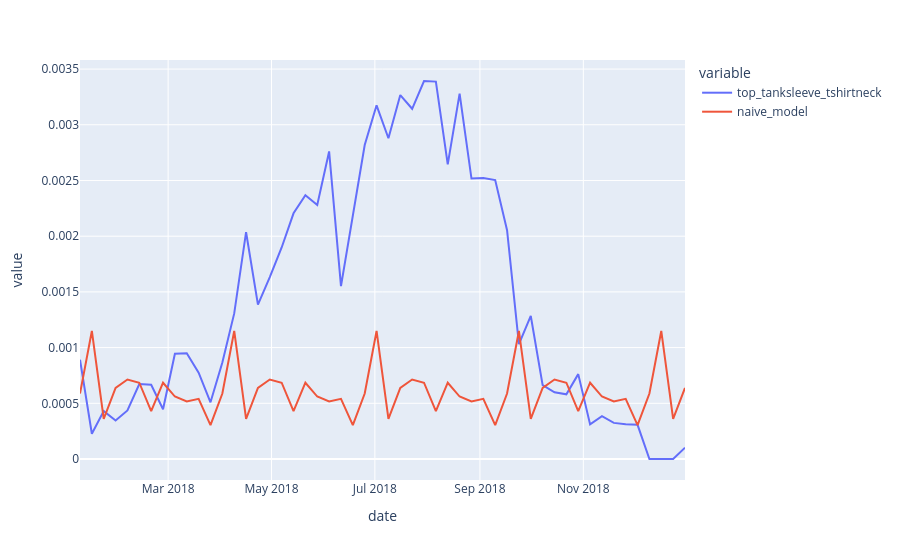

Notebook cell for this chart:
### Markdown cell above
b) In `df_test` variable, create a new column `naive_model` which will contain the predictions of our naive model

Visualize both the predicted and real data with plotly express

<details>
    <summary>Hint 💡</summary>
The y parameter of a px.line() function can be a list of column names
</details>

### Code cell
df_test["naive_model"] = naive_preds


fig = px.line(df_test, x="date", y=['top_tanksleeve_tshirtneck', "naive_model"])
fig.show()
